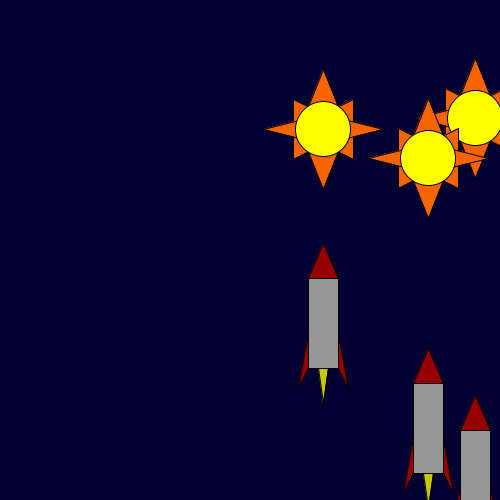
Frame 1 (no input)
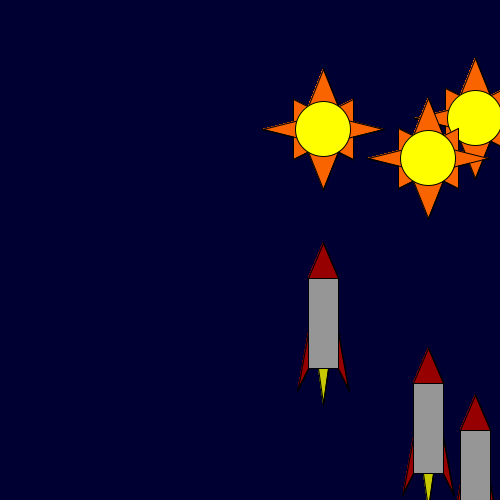
Frame 60 (the mouse pressed at the canvas centre just before this capture)
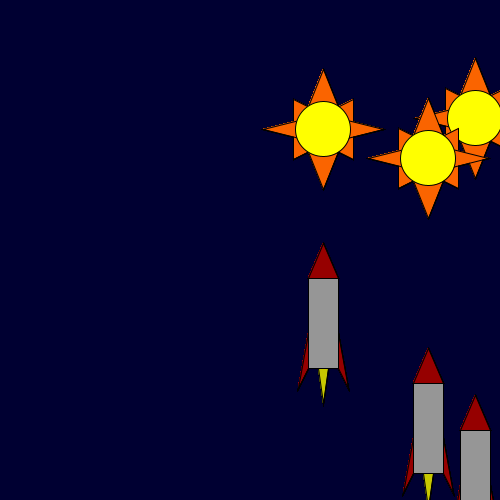
Frame 120 (the mouse held since frame 60 and released just before this capture)

The Processing sketch that drew these frames (run headless with seeded random() and noise(); from frame 60 on, the mouse is pressed at the canvas centre):

// Processing sketch: processing_73123
// ── processing_73123.pde

/***************************************** 
* Assignment # 03
* Name:    R. Graham Barrett 
* E-mail:  rbarrett@haverford.edu 
* Course:  CS 110 - Section 001 
* Submitted: October 03, 2012  
* This sketch known as Suns and Rockets, is composed of
  3 randomly generated Suns and 3 randomly generated Rockets.
  When the mouse button drifts closer to the center of
  each Sun, the color of the center changes and everytime the mouse is 
  clicked and held over the Rocket's main body, the color 
  begins to randomize.  
***********************************************/

int x1;
int y1;
int x2;
int y2;
int x3;
int y3;
int x4;
int y4;
int x5;
int y5;
int x6;
int y6;
int w;
int h;

void setup() {
  size(500,500);
   background (0,0,50);
  rectMode(CENTER);
  
  x1= (int)random(0,500);
  y1= (int)random(0,500);
  x2= (int)random(0,500);
  y2= (int)random(0,500);
  x3= (int)random(0,500);
  y3= (int)random(0,500);
  w = (int)30;
  h = (int)90;
}

void draw () {
  drawSun(x1,y1,50,50);
  drawSun (x2,y2,50,50);
  drawSun (x3, y3,50,50);
  drawRocket (x1,y1,50,50);
  drawRocket (x2,y2,50,50);
  drawRocket (x3,y3,50,50);
   }

///////////Sun   
void drawSun(int x, int y, int width, int height){
  int distance = (int)dist (x,y, mouseX, mouseY);
     
   //NW Sun's Ray
 { fill(250, 100, 0);
  triangle(x-30, y-5, x-30, y-30, x-10, y-20);
 }
  
  //SW Sun's Ray
 { fill(250, 100, 0);
  triangle (x-30, y+5, x-30, y+30, x-10, y+20);
 } 
  
  //SE Sun's Ray
 { fill(250, 100, 0);
   triangle (x+30, y+5, x+30, y+30, x+10, y+20);
 }
  
  //NE Sun's Ray
 { fill(250, 100, 0);
  triangle (x+30, y-5, x+30, y-30, x+10, y-20);
 }
  
  //Upper Sun's Ray
 { fill(250, 100, 0);
  triangle (x-20, y-10, x, y-60, x+20, y-10);
 }
  
  //Left Sun's Ray
 { fill (250, 100, 0);
  triangle (x-20, y-10, x-60, y, x-20, y+10);
 }
  
  //Lower Sun's Ray
 { fill(250, 100, 0);
  triangle (x-20, y+10, x, y+60, x+20, y+10);
 }
  
  //Right Sun's Ray
 { fill (250, 100, 0);
  triangle (x+20, y-10, x+60, y, x+20, y+10);
 } 
  
  //Sun's Center 
 {   fill (255, distance*10,0);
    ellipse (x, y, 55, 55);
 } 
}

///// Rocket ship 
void drawRocket(int x, int y, int width, int height){
boolean button =false;


//Rocket Head
 { fill (150,0,0);
  triangle (x, x-80, x-15, x-45, x+15, x-45);
 }

//Rocket Exhaust 
  { fill (200,200,0);
    triangle (x, x+80, x-5, x+45, x+5, x+45);
  }

//Dorsal Fin #1
 { fill (150,0,0);
  triangle (x-15, x+10, x-25,x+65, x-15, x+45);
 }

//Dorsal Fin #2
 { fill (150,0,0);
  triangle (x+15, x+10, x+25, x+65, x+15, x+45);
 } 

//Rocket Body
 if (mouseX > x && mouseX < x+w && mouseY > x && mouseY< x+h && mousePressed) {
   button =true;
  } else { 
   button = false;
  } 
 
 if (button) {
  fill(random(0,255), random(0,255), random(0,255));
 stroke (0);
 } else {
  fill (150);
 stroke (0);
 }

rect (x,x, w, h);
 }

//
